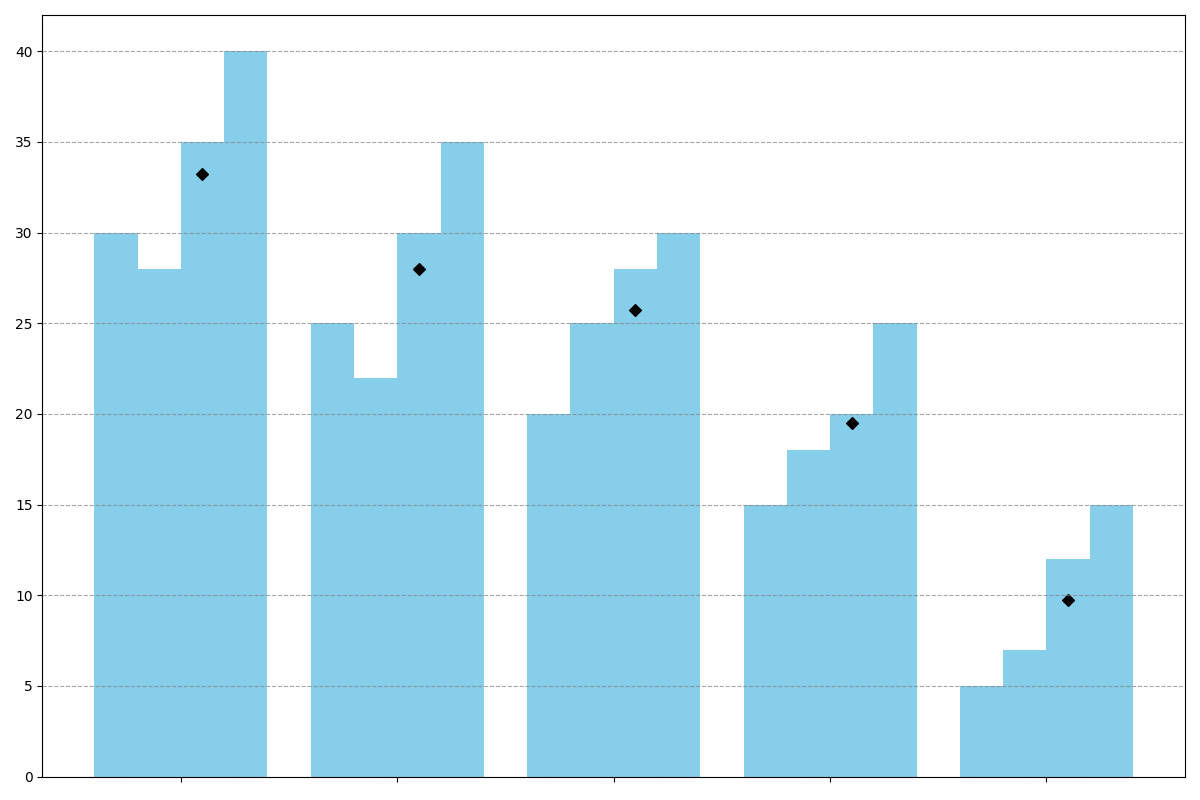

Write Python code to recreate this figure.
import matplotlib.pyplot as plt
import numpy as np

marketing_strategies = ['SEO', 'Content Marketing', 'Social Media Ads', 'Email Marketing', 'Referral Programs']
quarter1 = [30, 25, 20, 15, 5]
quarter2 = [28, 22, 25, 18, 7]
quarter3 = [35, 30, 28, 20, 12]
quarter4 = [40, 35, 30, 25, 15]

quarters = np.array([quarter1, quarter2, quarter3, quarter4])
quarters_means = np.mean(quarters, axis=0)

fig, ax = plt.subplots(figsize=(12, 8))

bar_width = 0.2
x_indices = np.arange(len(marketing_strategies))

single_color = 'skyblue'

for i, quarter_data in enumerate(quarters):
    ax.bar(x_indices + i * bar_width, quarter_data, width=bar_width, color=single_color)

ax.scatter(x_indices + (bar_width * 2), quarters_means, color='black', marker='D')

ax.set_xticks(x_indices + bar_width * 1.5)
ax.set_xticklabels([])

ax.yaxis.grid(True, linestyle='--', alpha=0.7, color='gray')

plt.xticks(rotation=45, ha='right')

plt.tight_layout()

plt.show()
